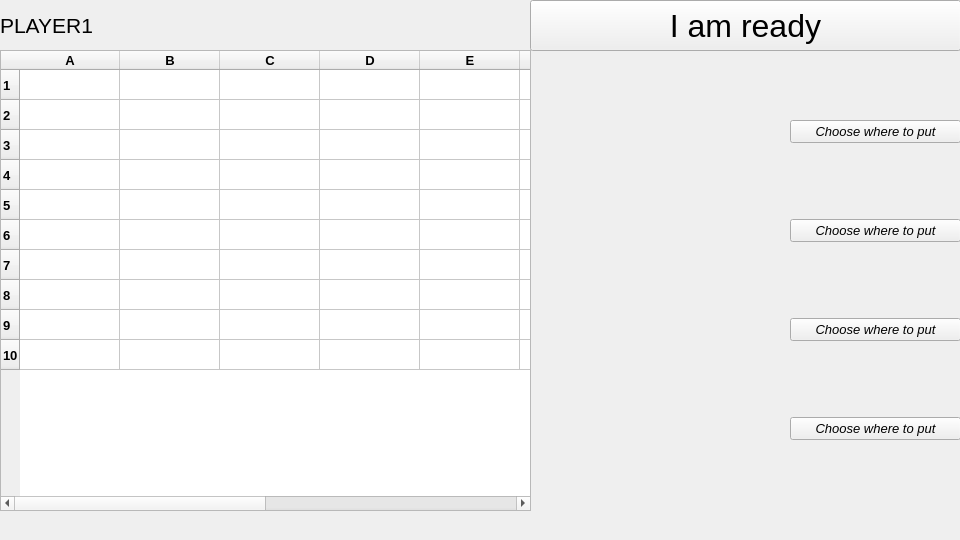
<?xml version="1.0" encoding="UTF-8"?>
<ui version="4.0">
    <class>MainWindow</class>
    <widget class="QMainWindow" name="MainWindow">
        <property name="geometry">
            <rect>
                <x>0</x>
                <y>0</y>
                <width>960</width>
                <height>540</height>
            </rect>
        </property>
        <property name="windowTitle">
            <string>MainWindow</string>
        </property>
        <widget class="QWidget" name="centralwidget">
            <widget class="QTableWidget" name="boardMap">
                <property name="geometry">
                    <rect>
                        <x>0</x>
                        <y>50</y>
                        <width>531</width>
                        <height>461</height>
                    </rect>
                </property>
                <property name="font">
                    <font>
                        <pointsize>10</pointsize>
                        <weight>75</weight>
                        <bold>true</bold>
                    </font>
                </property>
                <property name="verticalScrollBarPolicy">
                    <enum>Qt::ScrollBarAsNeeded</enum>
                </property>
                <property name="sizeAdjustPolicy">
                    <enum>QAbstractScrollArea::AdjustIgnored</enum>
                </property>
                <row>
                    <property name="text">
                        <string>1</string>
                    </property>
                </row>
                <row>
                    <property name="text">
                        <string>2</string>
                    </property>
                </row>
                <row>
                    <property name="text">
                        <string>3</string>
                    </property>
                </row>
                <row>
                    <property name="text">
                        <string>4</string>
                    </property>
                </row>
                <row>
                    <property name="text">
                        <string>5</string>
                    </property>
                </row>
                <row>
                    <property name="text">
                        <string>6</string>
                    </property>
                </row>
                <row>
                    <property name="text">
                        <string>7</string>
                    </property>
                </row>
                <row>
                    <property name="text">
                        <string>8</string>
                    </property>
                </row>
                <row>
                    <property name="text">
                        <string>9</string>
                    </property>
                </row>
                <row>
                    <property name="text">
                        <string>10</string>
                    </property>
                </row>
                <column>
                    <property name="text">
                        <string>A</string>
                    </property>
                </column>
                <column>
                    <property name="text">
                        <string>B</string>
                    </property>
                </column>
                <column>
                    <property name="text">
                        <string>C</string>
                    </property>
                </column>
                <column>
                    <property name="text">
                        <string>D</string>
                    </property>
                </column>
                <column>
                    <property name="text">
                        <string>E</string>
                    </property>
                </column>
                <column>
                    <property name="text">
                        <string>F</string>
                    </property>
                </column>
                <column>
                    <property name="text">
                        <string>G</string>
                    </property>
                </column>
                <column>
                    <property name="text">
                        <string>H</string>
                    </property>
                </column>
                <column>
                    <property name="text">
                        <string>I</string>
                    </property>
                </column>
                <column>
                    <property name="text">
                        <string>J</string>
                    </property>
                </column>
            </widget>
            <widget class="QWidget" name="horizontalLayoutWidget">
                <property name="geometry">
                    <rect>
                        <x>0</x>
                        <y>0</y>
                        <width>531</width>
                        <height>51</height>
                    </rect>
                </property>
                <layout class="QHBoxLayout" name="horizontalLayout_2">
                    <item>
                        <widget class="QLabel" name="playerLabel">
                            <property name="font">
                                <font>
                                    <pointsize>16</pointsize>
                                </font>
                            </property>
                            <property name="text">
                                <string>PLAYER1</string>
                            </property>
                        </widget>
                    </item>
                </layout>
            </widget>
            <widget class="QPushButton" name="readyButton">
                <property name="geometry">
                    <rect>
                        <x>530</x>
                        <y>0</y>
                        <width>431</width>
                        <height>51</height>
                    </rect>
                </property>
                <property name="font">
                    <font>
                        <pointsize>24</pointsize>
                    </font>
                </property>
                <property name="text">
                    <string>I am ready</string>
                </property>
            </widget>
            <widget class="QWidget" name="verticalLayoutWidget">
                <property name="geometry">
                    <rect>
                        <x>530</x>
                        <y>50</y>
                        <width>261</width>
                        <height>461</height>
                    </rect>
                </property>
                <layout class="QVBoxLayout" name="verticalLayout">
                    <item>
                        <widget class="QLabel" name="linkorImage">
                            <property name="text">
                                <string/>
                            </property>
                        </widget>
                    </item>
                    <item>
                        <widget class="QLabel" name="kreyserImage">
                            <property name="text">
                                <string/>
                            </property>
                        </widget>
                    </item>
                    <item>
                        <widget class="QLabel" name="esminecImage">
                            <property name="text">
                                <string/>
                            </property>
                        </widget>
                    </item>
                    <item>
                        <widget class="QLabel" name="torpedImage">
                            <property name="text">
                                <string/>
                            </property>
                        </widget>
                    </item>
                </layout>
            </widget>
            <widget class="QWidget" name="verticalLayoutWidget_2">
                <property name="geometry">
                    <rect>
                        <x>790</x>
                        <y>50</y>
                        <width>171</width>
                        <height>461</height>
                    </rect>
                </property>
                <layout class="QVBoxLayout" name="verticalLayout_2">
                    <item>
                        <widget class="QPushButton" name="linkorButton">
                            <property name="font">
                                <font>
                                    <pointsize>10</pointsize>
                                    <italic>true</italic>
                                </font>
                            </property>
                            <property name="text">
                                <string>Choose where to put</string>
                            </property>
                        </widget>
                    </item>
                    <item>
                        <widget class="QPushButton" name="kreyserButton">
                            <property name="font">
                                <font>
                                    <pointsize>10</pointsize>
                                    <italic>true</italic>
                                </font>
                            </property>
                            <property name="text">
                                <string>Choose where to put</string>
                            </property>
                        </widget>
                    </item>
                    <item>
                        <widget class="QPushButton" name="esminecButton">
                            <property name="font">
                                <font>
                                    <pointsize>10</pointsize>
                                    <italic>true</italic>
                                </font>
                            </property>
                            <property name="text">
                                <string>Choose where to put</string>
                            </property>
                        </widget>
                    </item>
                    <item>
                        <widget class="QPushButton" name="torpedButton">
                            <property name="font">
                                <font>
                                    <pointsize>10</pointsize>
                                    <italic>true</italic>
                                    <strikeout>false</strikeout>
                                </font>
                            </property>
                            <property name="text">
                                <string>Choose where to put</string>
                            </property>
                        </widget>
                    </item>
                </layout>
            </widget>
        </widget>
        <widget class="QMenuBar" name="menubar">
            <property name="geometry">
                <rect>
                    <x>0</x>
                    <y>0</y>
                    <width>960</width>
                    <height>26</height>
                </rect>
            </property>
        </widget>
    </widget>
    <resources/>
    <connections/>
</ui>
